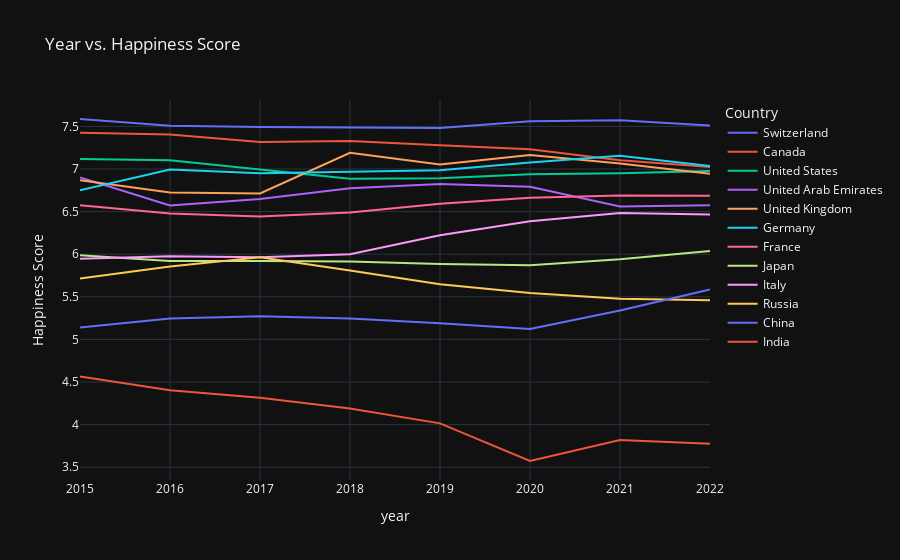

Notebook code cell kept with this figure:
### Code cell
countries=['India','United States','United Kingdom','Russia','China','Canada','Germany','France','Switzerland','United Arab Emirates','Japan','Italy'] 
df2=df[df['Country'].isin(countries)]
fig=px.line(df2,x='year',y='Happiness Score',color='Country',template="plotly_dark",title='Year vs. Happiness Score')
fig.show()

### Figure 1 — Plotly figure (JSON) as saved in the notebook; plotly's stock layout.template omitted (floating-point values rounded to 4 significant figures)
{"data": [{"hovertemplate": "Country=Switzerland<br>year=%{x}<br>Happiness Score=%{y}<extra></extra>", "legendgroup": "Switzerland", "line": {"color": "#636efa", "dash": "solid"}, "marker": {"symbol": "circle"}, "mode": "lines", "name": "Switzerland", "orientation": "v", "showlegend": true, "type": "scatter", "x": [2015, 2016, 2017, 2018, 2019, 2020, 2021, 2022], "xaxis": "x", "y": [7.587, 7.509, 7.494, 7.487, 7.48, 7.56, 7.571, 7.512], "yaxis": "y"}, {"hovertemplate": "Country=Canada<br>year=%{x}<br>Happiness Score=%{y}<extra></extra>", "legendgroup": "Canada", "line": {"color": "#EF553B", "dash": "solid"}, "marker": {"symbol": "circle"}, "mode": "lines", "name": "Canada", "orientation": "v", "showlegend": true, "type": "scatter", "x": [2015, 2016, 2017, 2018, 2019, 2020, 2021, 2022], "xaxis": "x", "y": [7.427, 7.404, 7.316, 7.328, 7.278, 7.232, 7.103, 7.025], "yaxis": "y"}, {"hovertemplate": "Country=United States<br>year=%{x}<br>Happiness Score=%{y}<extra></extra>", "legendgroup": "United States", "line": {"color": "#00cc96", "dash": "solid"}, "marker": {"symbol": "circle"}, "mode": "lines", "name": "United States", "orientation": "v", "showlegend": true, "type": "scatter", "x": [2015, 2016, 2017, 2018, 2019, 2020, 2021, 2022], "xaxis": "x", "y": [7.119, 7.104, 6.993, 6.886, 6.892, 6.94, 6.951, 6.977], "yaxis": "y"}, {"hovertemplate": "Country=United Arab Emirates<br>year=%{x}<br>Happiness Score=%{y}<extra></extra>", "legendgroup": "United Arab Emirates", "line": {"color": "#ab63fa", "dash": "solid"}, "marker": {"symbol": "circle"}, "mode": "lines", "name": "United Arab Emirates", "orientation": "v", "showlegend": true, "type": "scatter", "x": [2015, 2016, 2017, 2018, 2019, 2020, 2021, 2022], "xaxis": "x", "y": [6.901, 6.573, 6.648, 6.774, 6.825, 6.791, 6.561, 6.576], "yaxis": "y"}, {"hovertemplate": "Country=United Kingdom<br>year=%{x}<br>Happiness Score=%{y}<extra></extra>", "legendgroup": "United Kingdom", "line": {"color": "#FFA15A", "dash": "solid"}, "marker": {"symbol": "circle"}, "mode": "lines", "name": "United Kingdom", "orientation": "v", "showlegend": true, "type": "scatter", "x": [2015, 2016, 2017, 2018, 2019, 2020, 2021, 2022], "xaxis": "x", "y": [6.867, 6.725, 6.714, 7.19, 7.054, 7.165, 7.064, 6.943], "yaxis": "y"}, {"hovertemplate": "Country=Germany<br>year=%{x}<br>Happiness Score=%{y}<extra></extra>", "legendgroup": "Germany", "line": {"color": "#19d3f3", "dash": "solid"}, "marker": {"symbol": "circle"}, "mode": "lines", "name": "Germany", "orientation": "v", "showlegend": true, "type": "scatter", "x": [2015, 2016, 2017, 2018, 2019, 2020, 2021, 2022], "xaxis": "x", "y": [6.75, 6.994, 6.951, 6.965, 6.985, 7.076, 7.155, 7.034], "yaxis": "y"}, {"hovertemplate": "Country=France<br>year=%{x}<br>Happiness Score=%{y}<extra></extra>", "legendgroup": "France", "line": {"color": "#FF6692", "dash": "solid"}, "marker": {"symbol": "circle"}, "mode": "lines", "name": "France", "orientation": "v", "showlegend": true, "type": "scatter", "x": [2015, 2016, 2017, 2018, 2019, 2020, 2021, 2022], "xaxis": "x", "y": [6.575, 6.478, 6.442, 6.489, 6.592, 6.664, 6.69, 6.687], "yaxis": "y"}, {"hovertemplate": "Country=Japan<br>year=%{x}<br>Happiness Score=%{y}<extra></extra>", "legendgroup": "Japan", "line": {"color": "#B6E880", "dash": "solid"}, "marker": {"symbol": "circle"}, "mode": "lines", "name": "Japan", "orientation": "v", "showlegend": true, "type": "scatter", "x": [2015, 2016, 2017, 2018, 2019, 2020, 2021, 2022], "xaxis": "x", "y": [5.987, 5.921, 5.92, 5.915, 5.886, 5.871, 5.94, 6.039], "yaxis": "y"}, {"hovertemplate": "Country=Italy<br>year=%{x}<br>Happiness Score=%{y}<extra></extra>", "legendgroup": "Italy", "line": {"color": "#FF97FF", "dash": "solid"}, "marker": {"symbol": "circle"}, "mode": "lines", "name": "Italy", "orientation": "v", "showlegend": true, "type": "scatter", "x": [2015, 2016, 2017, 2018, 2019, 2020, 2021, 2022], "xaxis": "x", "y": [5.948, 5.977, 5.964, 6, 6.223, 6.387, 6.483, 6.467], "yaxis": "y"}, {"hovertemplate": "Country=Russia<br>year=%{x}<br>Happiness Score=%{y}<extra></extra>", "legendgroup": "Russia", "line": {"color": "#FECB52", "dash": "solid"}, "marker": {"symbol": "circle"}, "mode": "lines", "name": "Russia", "orientation": "v", "showlegend": true, "type": "scatter", "x": [2015, 2016, 2017, 2018, 2019, 2020, 2021, 2022], "xaxis": "x", "y": [5.716, 5.856, 5.963, 5.81, 5.648, 5.546, 5.477, 5.459], "yaxis": "y"}, {"hovertemplate": "Country=China<br>year=%{x}<br>Happiness Score=%{y}<extra></extra>", "legendgroup": "China", "line": {"color": "#636efa", "dash": "solid"}, "marker": {"symbol": "circle"}, "mode": "lines", "name": "China", "orientation": "v", "showlegend": true, "type": "scatter", "x": [2015, 2016, 2017, 2018, 2019, 2020, 2021, 2022], "xaxis": "x", "y": [5.14, 5.245, 5.273, 5.246, 5.191, 5.124, 5.339, 5.585], "yaxis": "y"}, {"hovertemplate": "Country=India<br>year=%{x}<br>Happiness Score=%{y}<extra></extra>", "legendgroup": "India", "line": {"color": "#EF553B", "dash": "solid"}, "marker": {"symbol": "circle"}, "mode": "lines", "name": "India", "orientation": "v", "showlegend": true, "type": "scatter", "x": [2015, 2016, 2017, 2018, 2019, 2020, 2021, 2022], "xaxis": "x", "y": [4.565, 4.404, 4.315, 4.19, 4.015, 3.573, 3.819, 3.777], "yaxis": "y"}], "layout": {"legend": {"title": {"text": "Country"}, "tracegroupgap": 0}, "title": {"text": "Year vs. Happiness Score"}, "xaxis": {"anchor": "y", "domain": [0, 1], "title": {"text": "year"}}, "yaxis": {"anchor": "x", "domain": [0, 1], "title": {"text": "Happiness Score"}}}}
